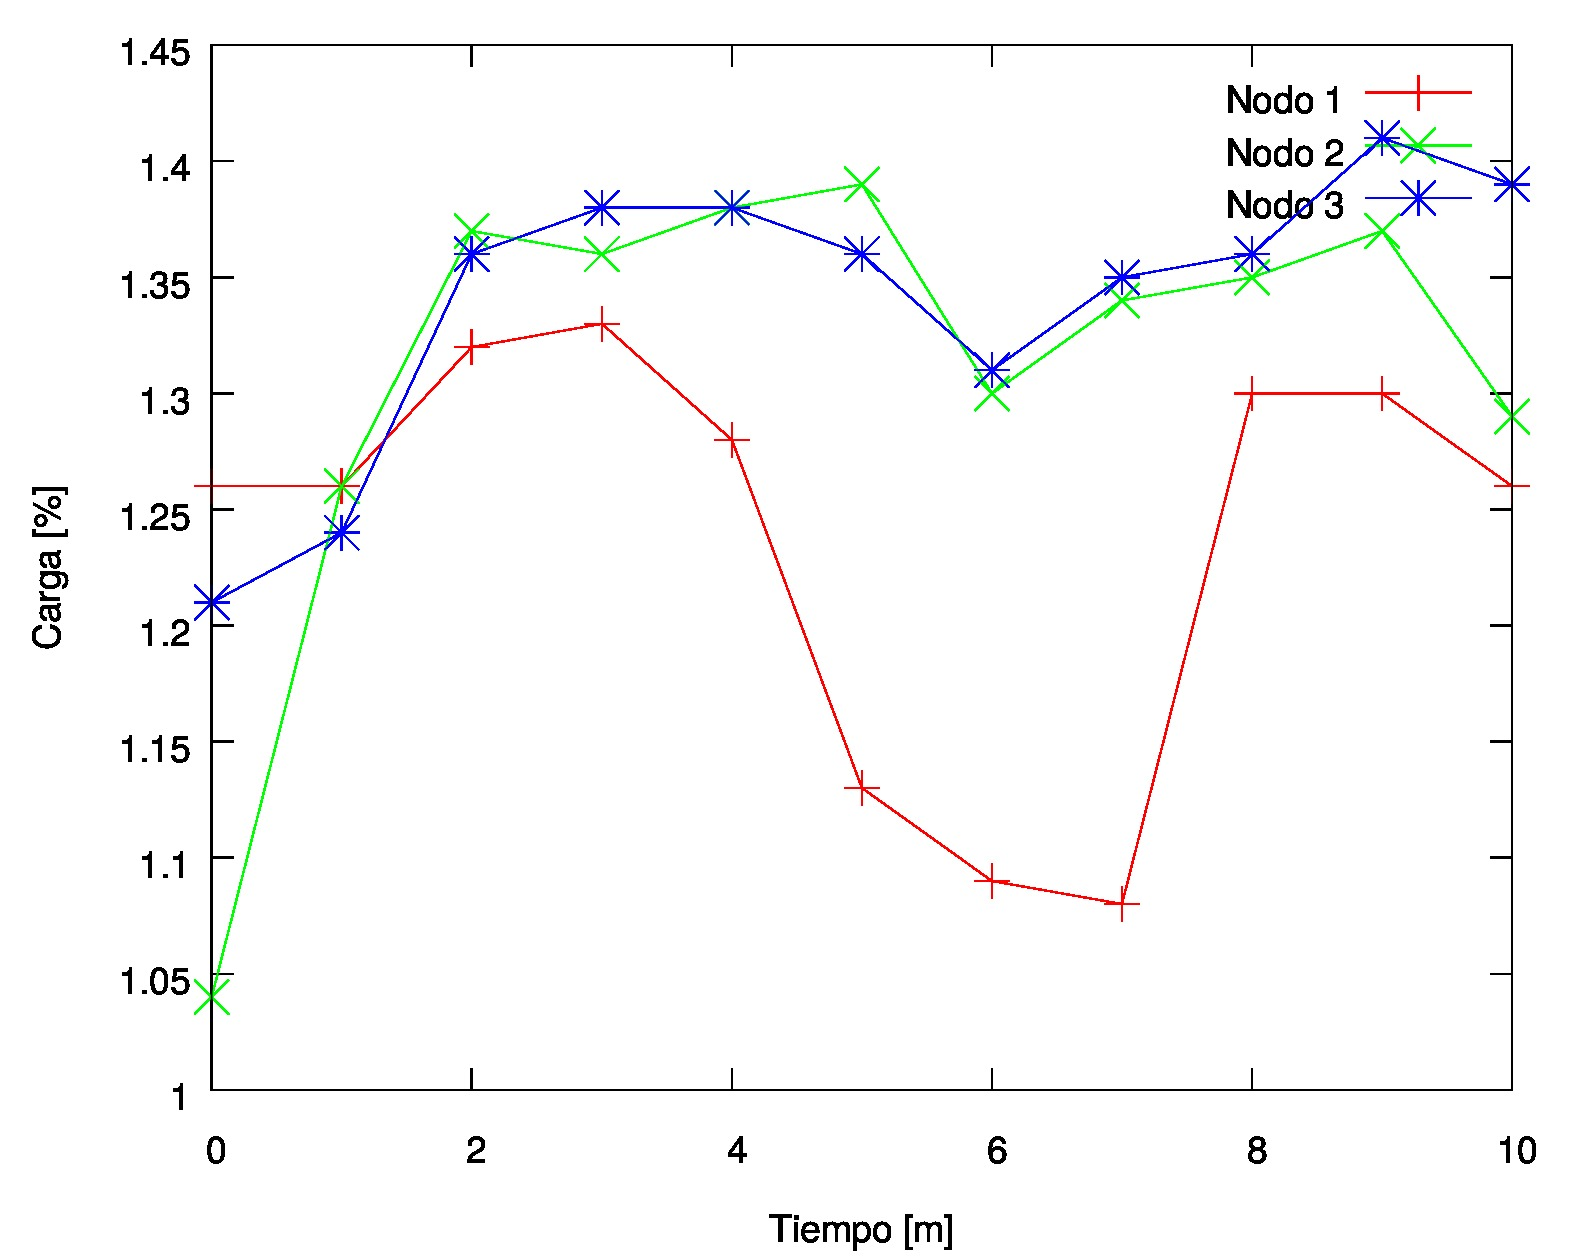

Recreate this plot in gnuplot.
set terminal pdf size 10cm,8cm font "Helvetica, 10"
set auto x
set auto y
set xlabel 'Tiempo [m]'
set ylabel 'Carga [%]'
set style data linespoints
set key top right spacing 1

set output 'load-node.pdf'

plot 'load-nodes.data' using 1:2 title 'Nodo 1' lc 1   ,\
							  '' using 1:3 title 'Nodo 2' lc 2  ,\
    						  '' using 1:4 title 'Nodo 3' lc 3 
unset output
